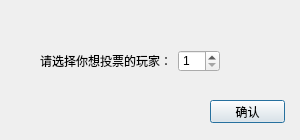
<?xml version="1.0" encoding="UTF-8"?>
<ui version="4.0">
 <class>VoteDialog</class>
 <widget class="QDialog" name="VoteDialog">
  <property name="geometry">
   <rect>
    <x>0</x>
    <y>0</y>
    <width>300</width>
    <height>140</height>
   </rect>
  </property>
  <property name="minimumSize">
   <size>
    <width>300</width>
    <height>140</height>
   </size>
  </property>
  <property name="maximumSize">
   <size>
    <width>300</width>
    <height>140</height>
   </size>
  </property>
  <property name="windowTitle">
   <string>Dialog</string>
  </property>
  <property name="windowIcon">
   <iconset resource="res.qrc">
    <normaloff>:/image/titleicon.jpg</normaloff>:/image/titleicon.jpg</iconset>
  </property>
  <widget class="QPushButton" name="pushButton">
   <property name="geometry">
    <rect>
     <x>210</x>
     <y>100</y>
     <width>75</width>
     <height>23</height>
    </rect>
   </property>
   <property name="text">
    <string>确认</string>
   </property>
  </widget>
  <widget class="QWidget" name="layoutWidget">
   <property name="geometry">
    <rect>
     <x>40</x>
     <y>50</y>
     <width>180</width>
     <height>22</height>
    </rect>
   </property>
   <layout class="QHBoxLayout" name="horizontalLayout">
    <item>
     <widget class="QLabel" name="label">
      <property name="text">
       <string>请选择你想投票的玩家：</string>
      </property>
     </widget>
    </item>
    <item>
     <widget class="QSpinBox" name="spinBox">
      <property name="minimum">
       <number>1</number>
      </property>
     </widget>
    </item>
   </layout>
  </widget>
 </widget>
 <resources>
  <include location="res.qrc"/>
 </resources>
 <connections/>
</ui>
